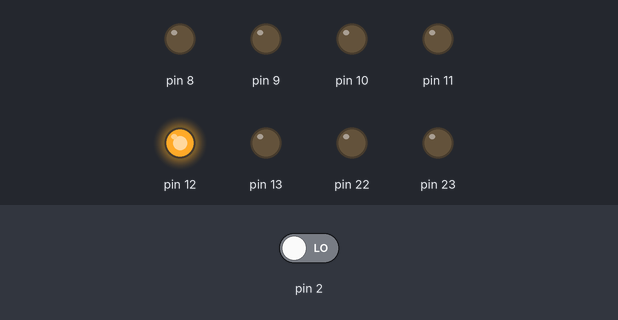
Simulated run of this sketch. Board: Arduino Uno, built with avr-gcc and run on an emulated ATmega328P. Shown: output pins drawn as LEDs (lit = HIGH). The inputs (shaded band) are chosen by the test bench; at power-on: pin 2 LOW.

Above: at 0.8 s.
0.9 s: pin 2 driven HIGH
At 2.5 s:
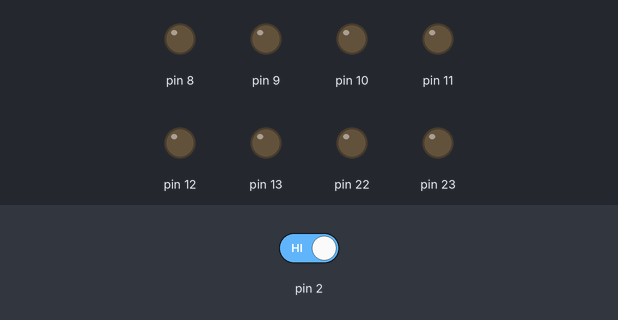
2.9 s: pin 2 driven LOW
At 3.7 s:
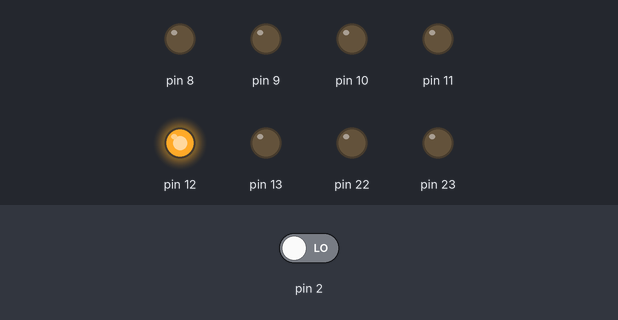
Timing chart, 0 to 5.9 s (numbered marks = the images above; inputs shaded):
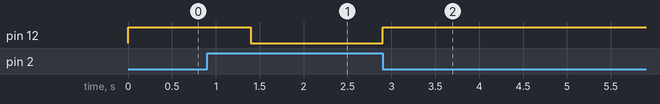

Measured:
- after the input at 0.9 s, pin 12: HIGH → LOW after 0.50 s
- after the input at 2.9 s, pin 12: LOW → HIGH at once

The sketch:

12.1_without_macro.ino
```cpp
#include <avr/io.h>
#include <util/delay.h>

int main (void)
{
  DDRD = 0x00;
  DDRB = 0xFF;
  int count = 0;

  while (true){
    if (PIND & 0x04){
      count++;
      _delay_ms(500);
    }

    if (count == 1){
      PORTB = 0x10;
    }
    else if (count == 2){
      PORTB = 0x00;
    }
    else{
      count = 1;
    }
  }
}
```
